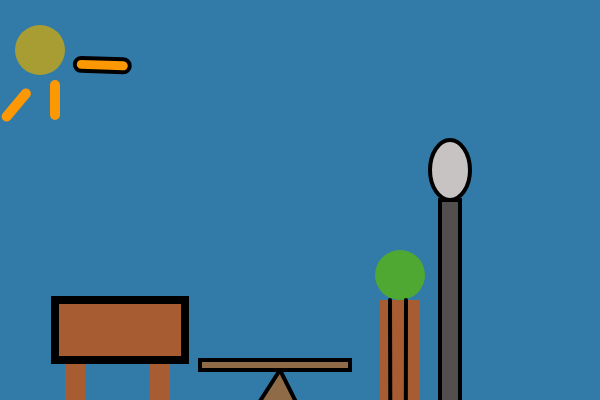
Frame 1 (no input)
Frame 60 (no input): identical to frame 1, image omitted
Frame 120 (the mouse pressed at the canvas centre since frame 60): identical to frame 1, image omitted

The p5.js sketch that drew this single still picture (run headless with seeded random() and noise() and a simulated clock; from frame 60 on, the mouse is pressed at the canvas centre):

// p5.js sketch
// ── sketch.js
function setup() {
  createCanvas(600,400);
}

function draw() {
  
  //background color (R,G,B)
  //This is the sky
  background(50,123,168);
  
  strokeWeight(0);
  //(R,G,B,A)  
  fill(168,92,50,)
  //(x,y,width,height,radius (optional)
  //This is the tree trunk
  rect(380,300,40,300);
  
  fill(78,168,50)
  //(x,y,width,height)
  //This is the tree leaves
  ellipse(400,275,50,50);
  
  fill(168,157,50)
  //(x,y,width,height)
  //This is the sun   
  ellipse(40,50,50,50);
  
  
  fill(252,152,3);
  //(x,y,width,height,radius (optional)
  //This is a ray of the sun
  
  rect(50,80,10,40,10);
  
  push();
  rotate(radians(9400));
  //(x,y,width,height,radius( optional)
  //This is another ray of the sun  
  rect(75,50,10,40,10);
  pop();
  
  strokeWeight(8);
  fill(168,92,50)
  //(x,y,width,height,radius(optional)
  //This is the right leg of the bench
  strokeWeight(0);
  rect(150,350,20,60);
  
  //(x,y,height,radius(optional)
  //This is the left leg of the bench
  
  rect(65,350,20,60);
  
  
  //(x,y,height,radius(optional)
  //This is the seat of the bench
  strokeWeight(8);
 rect(55,300,130,60);
  
  //(x1,y1,x2,y2)
  //This is the outwards line of the tree
  strokeWeight(4);
  line(406,300,400,3900);
  
  //(x1,y1,x2,y2)
  //This is another outwards line of the tree  
  line(390,300,400,3900);
  
  fill(84,79,79);
  //(x,y,height,radius(optional)
  //This is the pole of the park light
 rect(440,200,20,300);
  
  fill(199,195,195);
  //(x,y,width,weight)
  //This is the light of the pole that is not on yet due to it being daytime
  ellipse(450,170,40,60);
  
  fill(143,108,71)
  //(x1,y1,x2,y2,x3,y3)
  //This is the base of the see saw
  triangle(100,650, 600,1009,280,370);
  
  //(x,y,height,radius(optional)
  //This is the seats of the see saw. It is also clled the board or lever of the see saw.
  rect(200,360,150,10);
  
  push();
  rotate(radians(2));
  //(x,y,height,radius(optional)
  //This is a ray of the sun
  fill(252,152,3)
  rect(77,55,55,13,90);
  pop();
  
  
}
